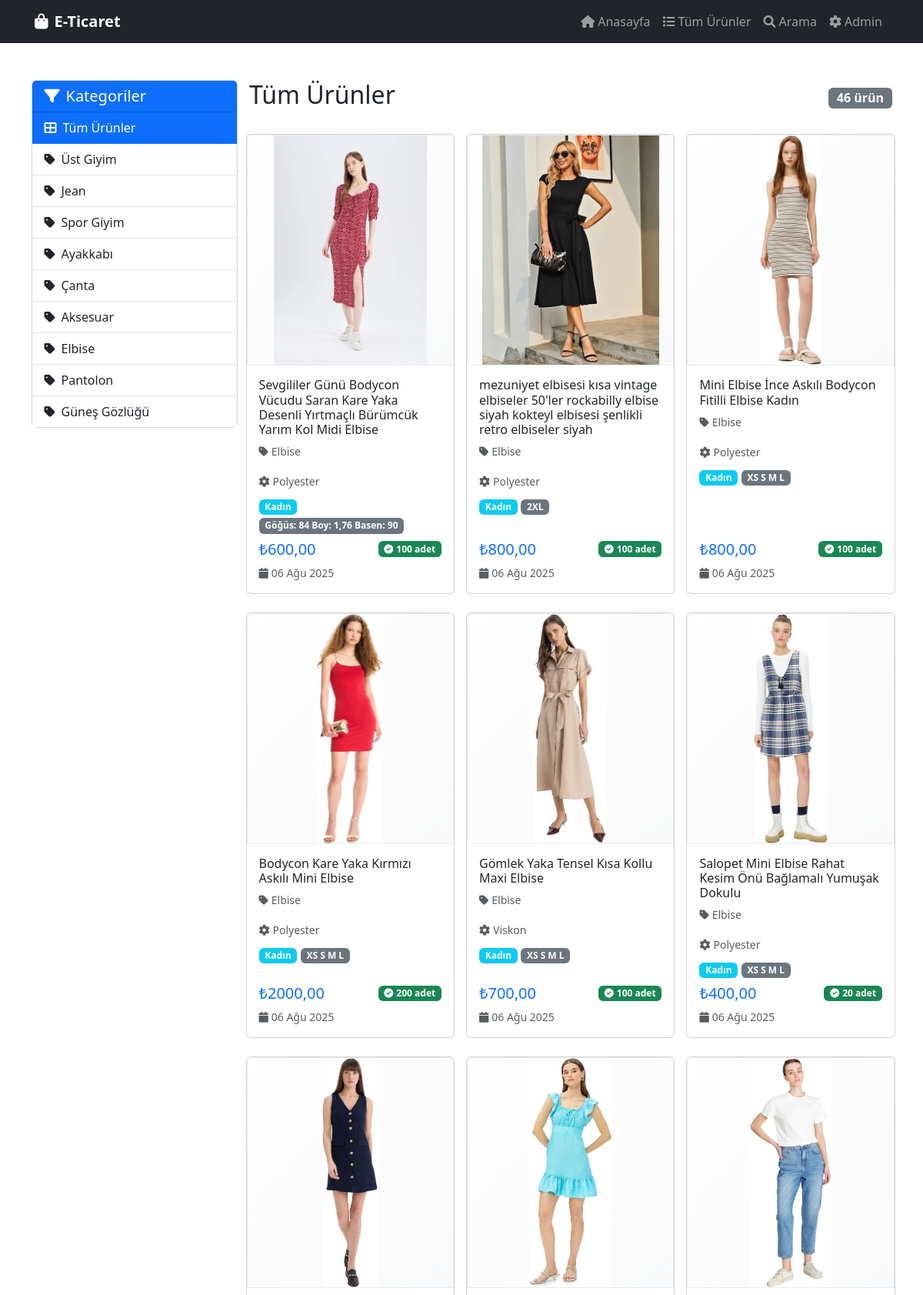
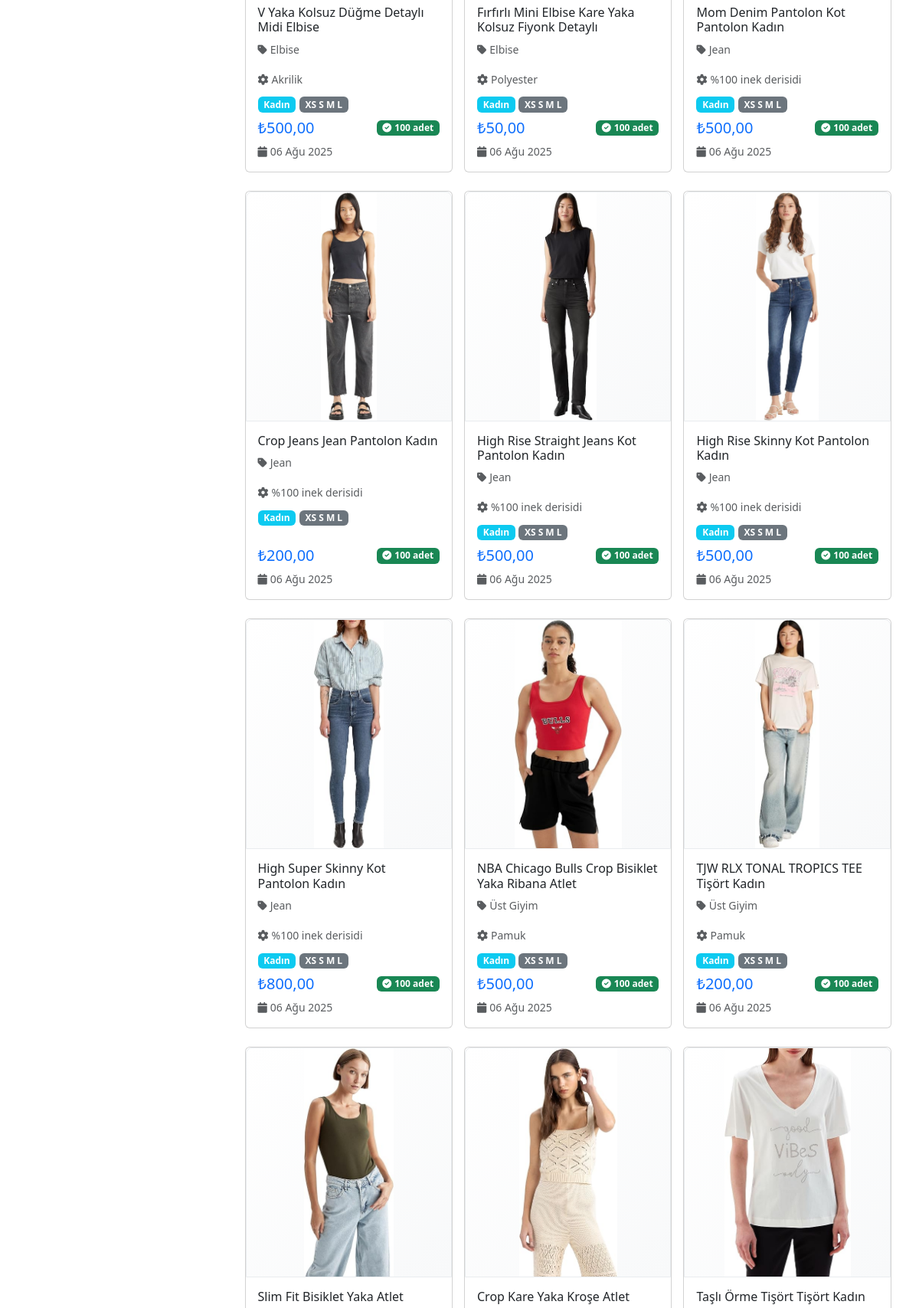
Screenshot of /products/ (upper part) with the database file from the repository (2 pictures, top to bottom).
### products/models.py (models this page shows, shortened)
class Category(models.Model):
    id = models.UUIDField(primary_key=True, default=uuid.uuid4, editable=False)
    name = models.CharField(max_length=100, verbose_name="Kategori Adı")
    description = models.TextField(blank=True, verbose_name="Açıklama")
    created_at = models.DateTimeField(auto_now_add=True)
    class Meta:
        verbose_name = "Kategori"
        verbose_name_plural = "Kategoriler"

class Product(models.Model):
    GENDER_CHOICES = [
        ('E', 'Erkek'),
        ('K', 'Kadın'),
        ('U', 'Unisex'),
    ]
    id = models.UUIDField(primary_key=True, default=uuid.uuid4, editable=False)
    name = models.CharField(max_length=200, verbose_name="Ürün Adı")
    description = models.TextField(blank=True, verbose_name="Açıklama")
    category = models.ForeignKey(Category, on_delete=models.CASCADE, verbose_name="Kategori")
    material_type = models.CharField(max_length=100, verbose_name="Malzeme Türü")
    gender = models.CharField(max_length=1, choices=GENDER_CHOICES, verbose_name="Cinsiyet")
    tags = models.JSONField(default=list, blank=True, verbose_name="Etiketler", help_text="Liste formatında: ['etiket1', 'etiket2']")
    stock_quantity = models.PositiveIntegerField(verbose_name="Stok Miktarı")
    size_info = models.CharField(max_length=50, verbose_name="Beden Bilgisi")
    price = models.DecimalField(max_digits=10, decimal_places=2, verbose_name="Fiyat")
    image = models.ImageField(upload_to='products/', blank=True, null=True, verbose_name="Resim")
    created_at = models.DateTimeField(auto_now_add=True)
    class Meta:
        verbose_name = "Ürün"
        verbose_name_plural = "Ürünler"

### products/views.py (the view)
# urls.py: path('products/', views.product_list, name='product_list'),
def product_list(request):
    category_id = request.GET.get('category')
    if category_id:
        products = Product.objects.filter(category_id=category_id)
        selected_category = Category.objects.get(id=category_id)
    else:
        products = Product.objects.all()
        selected_category = None
    categories = Category.objects.all()
    context = {
        'products': products,
        'categories': categories,
        'selected_category': selected_category,
    }
    return render(request, 'products/product_list.html', context)

### products/templates/products/product_list.html (shortened to what this page needs)
{% extends 'products/base.html' %}
{% block content %}
<div class="container py-5">
    <div class="row">
        <div class="col-lg-3 mb-4">
            <div class="card">
                <div class="card-header bg-primary text-white">
                    <h5 class="mb-0"><i class="fas fa-filter me-2"></i>Kategoriler</h5>
                </div>
                <div class="card-body p-0">
                    <div class="list-group list-group-flush">
                        <a href="{% url 'products:product_list' %}"
                           class="list-group-item list-group-item-action {% if not selected_category %}active{% endif %}">
                            <i class="fas fa-th-large me-2"></i>Tüm Ürünler
                        </a>
                        {% for category in categories %}
                        <a href="{% url 'products:product_list' %}?category={{ category.id }}"
                           class="list-group-item list-group-item-action {% if selected_category == category %}active{% endif %}">
                            <i class="fas fa-tag me-2"></i>{{ category.name }}
                        </a>
                        {% endfor %}
                    </div>
                </div>
            </div>
        </div>
        <div class="col-lg-9">
            <div class="d-flex justify-content-between align-items-center mb-4">
                <h2>
                    {% if selected_category %}
                        {{ selected_category.name }} Ürünleri
                    {% else %}
                        Tüm Ürünler
                    {% endif %}
                </h2>
                <span class="badge bg-secondary fs-6">{{ products.count }} ürün</span>
            </div>
            {% if products %}
            <div class="row">
                {% for product in products %}
                <div class="col-lg-4 col-md-6 mb-4">
                    <div class="card product-card h-100">
                        {% if product.image %}
                            <img src="{{ product.image.url }}" class="card-img-top product-image" alt="{{ product.name }}">
                        {% endif %}
                        <div class="card-body d-flex flex-column">
                            <h6 class="card-title">{{ product.name }}</h6>
                            <p class="card-text text-muted small">
                                <i class="fas fa-tag me-1"></i>{{ product.category.name }}
                            </p>
                            <div class="mb-2">
                                <small class="text-muted">
                                    <i class="fas fa-cog me-1"></i>{{ product.material_type }}
                                </small>
                            </div>
                            <div class="mb-2">
                                <span class="badge bg-info">{{ product.get_gender_display }}</span>
                                <span class="badge bg-secondary">{{ product.size_info }}</span>
                            </div>
                            <div class="mt-auto">
                                <div class="d-flex justify-content-between align-items-center mb-2">
                                    <span class="h5 text-primary mb-0">₺{{ product.price }}</span>
                                    {% if product.stock_quantity > 0 %}
                                        <span class="badge bg-success">
                                            <i class="fas fa-check-circle me-1"></i>{{ product.stock_quantity }} adet
                                        </span>
                                    {% else %}
                                        <span class="badge bg-danger">
                                            <i class="fas fa-times-circle me-1"></i>Stokta yok
                                        </span>
                                    {% endif %}
                                </div>
                                <div class="text-muted small">
                                    <i class="fas fa-calendar me-1"></i>{{ product.created_at|date:"d M Y" }}
                                </div>
                            </div>
                        </div>
                    </div>
                </div>
                {% endfor %}
            </div>
            {% endif %}
        </div>
    </div>
</div>
{% endblock %}

### products/templates/products/base.html (shortened to what this page needs)
<!DOCTYPE html>
<html lang="tr">
  <head>
    <link
      href="https://cdn.jsdelivr.net/npm/bootstrap@5.3.0/dist/css/bootstrap.min.css"
      rel="stylesheet"
    />
    <link
      href="https://cdnjs.cloudflare.com/ajax/libs/font-awesome/6.0.0/css/all.min.css"
      rel="stylesheet"
    />
  </head>
  <body>
    <nav class="navbar navbar-expand-lg navbar-dark bg-dark">
      <div class="container">
        <a class="navbar-brand" href="{% url 'products:home' %}">
          <i class="fas fa-shopping-bag me-2"></i>E-Ticaret
        </a>
        <div class="collapse navbar-collapse" id="navbarNav">
          <ul class="navbar-nav ms-auto">
            <li class="nav-item">
              <a class="nav-link" href="{% url 'products:home' %}">
                <i class="fas fa-home me-1"></i>Anasayfa
              </a>
            </li>
            <li class="nav-item">
              <a class="nav-link" href="{% url 'products:product_list' %}">
                <i class="fas fa-list me-1"></i>Tüm Ürünler
              </a>
            </li>
            <li class="nav-item">
              <a class="nav-link" href="{% url 'products:search' %}">
                <i class="fas fa-search me-1"></i>Arama
              </a>
            </li>
            <li class="nav-item">
              <a class="nav-link" href="/admin/">
                <i class="fas fa-cog me-1"></i>Admin
              </a>
            </li>
          </ul>
        </div>
      </div>
    </nav>
    <main>{% block content %} {% endblock %}</main>
  </body>
</html>

### products/templates/products/base.html (style rules this page uses)
.product-card { transition: transform 0.3s ease; height: 100%; overflow: hidden; }
.product-card .card-img-top { width: 100% !important; max-width: 100% !important; margin: 0; padding: 0; flex-shrink: 0; }
.row > [class*="col-"] { padding-left: 7.5px; padding-right: 7.5px; }
.container-fluid, .container { padding-left: 15px; padding-right: 15px; }
.product-image { width: 100% !important; max-width: 100% !important; height: 300px; object-fit: contain; object-position: center; border-radius: 8px 8px 0 0; background: linear-gradient(135deg, #ffffff 0%, #f8f9fa 100%); transition: transform 0.3s ease; display: block; margin: 0 !important; padding: 0 !important; box-sizing: border-box; flex-shrink: 0; border: 1px solid #e9ecef; }
@media (min-width: 993px) { .product-image, .product-image-wrapper { height: 300px; } }
.navbar-brand { font-weight: bold; }

### rows the page displays
Category: name "Üst Giyim"
Category: name "Jean"
Category: name "Spor Giyim"
Category: name "Ayakkabı"
Category: name "Çanta"
Category: name "Aksesuar"
Category: name "Elbise"
Category: name "Pantolon"
Category: name "Güneş Gözlüğü"
Product: image (picture), name "Sevgililer Günü Bodycon Vücudu Saran Kare Yaka Desenli Yırtmaçlı Bürümcük Yarım Kol Midi Elbise", category.name "Elbise", material_type "Polyester", gender "Kadın", size_info "Göğüs: 84 Boy: 1,76 Basen: 90", price "600,00", stock_quantity "100", created_at "06 Ağu 2025"
Product: image (picture), name "mezuniyet elbisesi kısa vintage elbiseler 50'ler rockabilly elbise siyah kokteyl elbisesi şenlikli retro elbiseler siyah", category.name "Elbise", material_type "Polyester", gender "Kadın", size_info "2XL", price "800,00", stock_quantity "100", created_at "06 Ağu 2025"
Product: image (picture), name "Mini Elbise İnce Askılı Bodycon Fitilli Elbise Kadın", category.name "Elbise", material_type "Polyester", gender "Kadın", size_info "XS S M L", price "800,00", stock_quantity "100", created_at "06 Ağu 2025"
Product: image (picture), name "Bodycon Kare Yaka Kırmızı Askılı Mini Elbise", category.name "Elbise", material_type "Polyester", gender "Kadın", size_info "XS S M L", price "2000,00", stock_quantity "200", created_at "06 Ağu 2025"
Product: image (picture), name "Gömlek Yaka Tensel Kısa Kollu Maxi Elbise", category.name "Elbise", material_type "Viskon", gender "Kadın", size_info "XS S M L", price "700,00", stock_quantity "100", created_at "06 Ağu 2025"
Product: image (picture), name "Salopet Mini Elbise Rahat Kesim Önü Bağlamalı Yumuşak Dokulu", category.name "Elbise", material_type "Polyester", gender "Kadın", size_info "XS S M L", price "400,00", stock_quantity "20", created_at "06 Ağu 2025"
Product: image (picture), name "V Yaka Kolsuz Düğme Detaylı Midi Elbise", category.name "Elbise", material_type "Akrilik", gender "Kadın", size_info "XS S M L", price "500,00", stock_quantity "100", created_at "06 Ağu 2025"
Product: image (picture), name "Fırfırlı Mini Elbise Kare Yaka Kolsuz Fiyonk Detaylı", category.name "Elbise", material_type "Polyester", gender "Kadın", size_info "XS S M L", price "50,00", stock_quantity "100", created_at "06 Ağu 2025"
Product: image (picture), name "Mom Denim Pantolon Kot Pantolon Kadın", category.name "Jean", material_type "%100 inek derisidi", gender "Kadın", size_info "XS S M L", price "500,00", stock_quantity "100", created_at "06 Ağu 2025"
Product: image (picture), name "Crop Jeans Jean Pantolon Kadın", category.name "Jean", material_type "%100 inek derisidi", gender "Kadın", size_info "XS S M L", price "200,00", stock_quantity "100", created_at "06 Ağu 2025"
Product: image (picture), name "High Rise Straight Jeans Kot Pantolon Kadın", category.name "Jean", material_type "%100 inek derisidi", gender "Kadın", size_info "XS S M L", price "500,00", stock_quantity "100", created_at "06 Ağu 2025"
Product: image (picture), name "High Rise Skinny Kot Pantolon Kadın", category.name "Jean", material_type "%100 inek derisidi", gender "Kadın", size_info "XS S M L", price "500,00", stock_quantity "100", created_at "06 Ağu 2025"
Product: image (picture), name "High Super Skinny Kot Pantolon Kadın", category.name "Jean", material_type "%100 inek derisidi", gender "Kadın", size_info "XS S M L", price "800,00", stock_quantity "100", created_at "06 Ağu 2025"
Product: image (picture), name "NBA Chicago Bulls Crop Bisiklet Yaka Ribana Atlet", category.name "Üst Giyim", material_type "Pamuk", gender "Kadın", size_info "XS S M L", price "500,00", stock_quantity "100", created_at "06 Ağu 2025"
Product: image (picture), name "TJW RLX TONAL TROPICS TEE Tişört Kadın", category.name "Üst Giyim", material_type "Pamuk", gender "Kadın", size_info "XS S M L", price "200,00", stock_quantity "100", created_at "06 Ağu 2025"
Product: image (picture), name "Slim Fit Bisiklet Yaka Atlet"
Product: image (picture), name "Crop Kare Yaka Kroşe Atlet"
Product: image (picture), name "Taşlı Örme Tişört Tişört Kadın"

### other values shown
{{ products.count }} "46"
